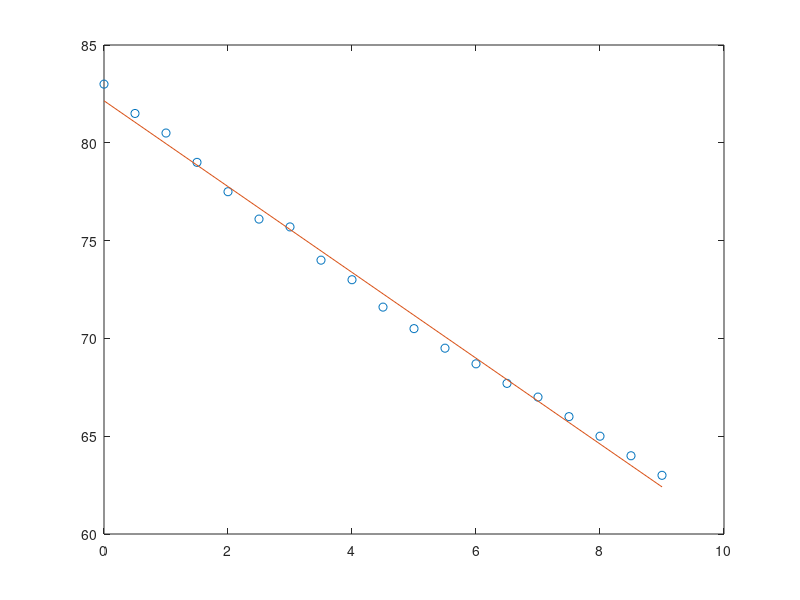

MATLAB code for this plot:
clear all;
clc;

x = 0:.5:9.0;
y = [83 81.5 80.5 79.0 77.5 76.1 75.7 74.0 73.0 71.6 70.5 69.5 68.7...
    67.7 67 66 65 64 63];

sumx = 0;
sumy = 0;
sumxy= 0;
sumxsq=0;
z = length(x);
for i=1:19 
    sumx = sumx + x(i);
    sumy = sumy + y(i);
    sumxy= sumxy+ x(i)*y(i);
    sumxsq=sumxsq +x(i)*x(i);
end

format long;

a1 = (z*sumxy-sumx*sumy)/(z*sumxsq-sumx*sumx);
a0 = sumy/z-a1*sumx/z;

plot(x,y,'o')
hold on;

ym = a0 + a1*x ;
plot(x,ym);
